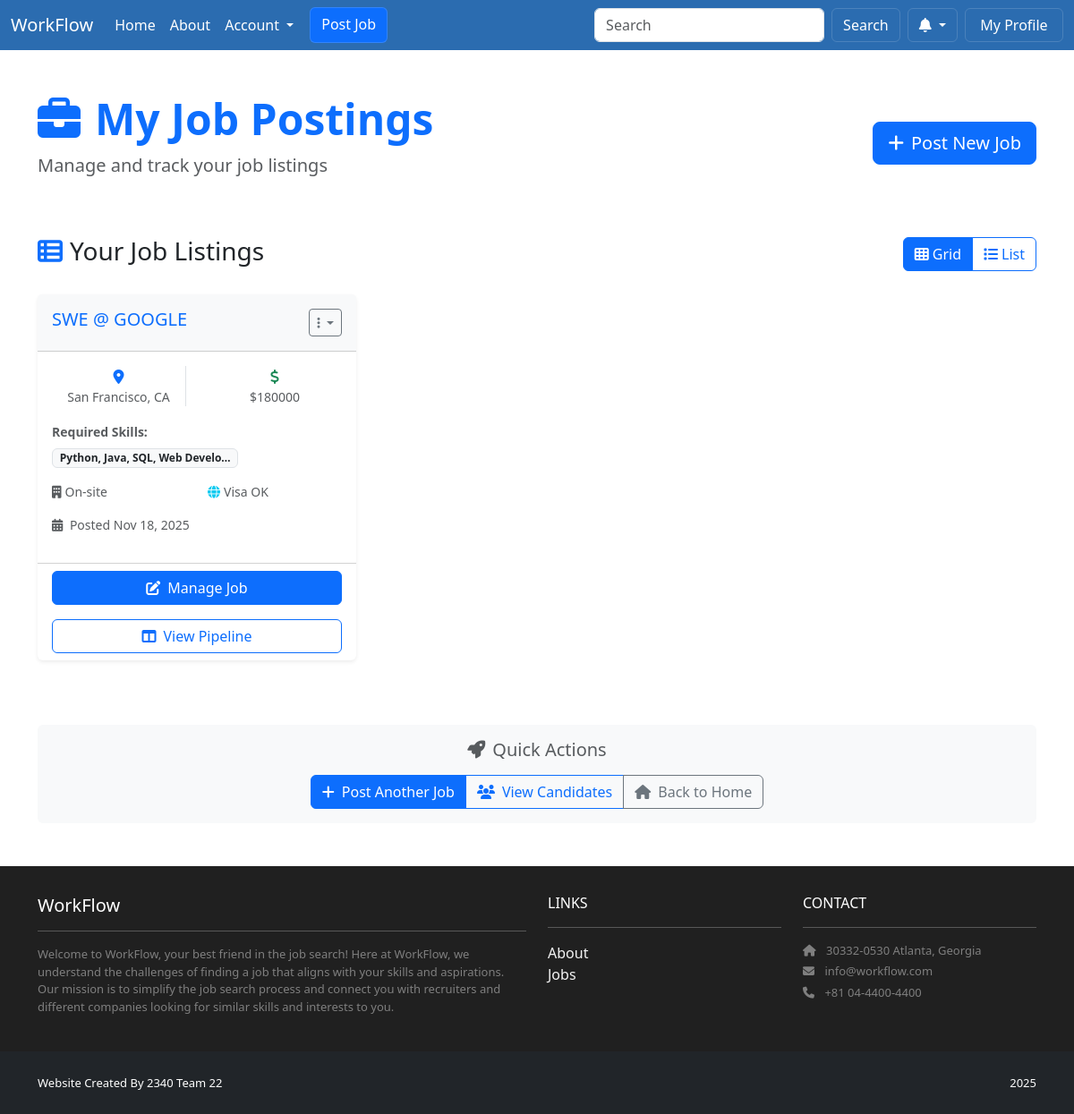
The page /jobs/my-jobs/ (signed in) on the database its author committed.
### jobs/models.py (models this page shows, shortened)
class Job(models.Model):
    title = models.CharField(max_length=200)
    skills = models.TextField()
    location = models.CharField(max_length=300)
    salary = models.IntegerField()
    is_remote = models.BooleanField(default=False)
    visa_sponsorship = models.BooleanField(default=False)
    created_date = models.DateTimeField(default=timezone.now)
    recruiter = models.ForeignKey(
        settings.AUTH_USER_MODEL,
        on_delete=models.CASCADE,
        related_name='jobs'
    )

### jobs/views.py (the view)
# urls.py: path('my-jobs/', views.recruiter_jobs, name='recruiter_jobs'),
@login_required
def recruiter_jobs(request):
    jobs = Job.objects.filter(recruiter=request.user)
    total_jobs = jobs.count()
    remote_jobs = jobs.filter(is_remote=True).count()
    visa_jobs = jobs.filter(visa_sponsorship=True).count()
    context = {
        'jobs': jobs,
        'total_jobs': total_jobs,
        'remote_jobs': remote_jobs,
        'visa_jobs': visa_jobs,
    }
    return render(request, 'jobs/recruiter_jobs.html', context)

### accounts/models.py (called while the page is built)
    @property
    def is_seeker(self):
        return self.role == self.Roles.SEEKER

    @property
    def is_recruiter(self):
        return self.role == self.Roles.RECRUITER

    @property
    def unread_notifications_count(self):
        try:
            return self.notifications.filter(is_read=False).count()
        except Exception:
            return 0

### jobs/templates/jobs/recruiter_jobs.html (shortened to what this page needs)
{% extends 'base.html' %}
{% load static %}
{% block content %}
<div class="container py-5">
  <div class="row mb-5">
    <div class="col-12">
      <div class="d-flex justify-content-between align-items-center">
        <div>
          <h1 class="display-5 fw-bold text-primary mb-2">
            <i class="fas fa-briefcase me-3"></i>My Job Postings
          </h1>
          <p class="lead text-muted">Manage and track your job listings</p>
        </div>
        <div>
          <a href="{% url 'post_job' %}" class="btn btn-primary btn-lg">
            <i class="fas fa-plus me-2"></i>Post New Job
          </a>
        </div>
      </div>
    </div>
  </div>
  {% if jobs %}
    <div class="row">
      <div class="col-12">
        <div class="d-flex justify-content-between align-items-center mb-4">
          <h3 class="text-dark">
            <i class="fas fa-th-list me-2 text-primary"></i>Your Job Listings
          </h3>
          <div class="btn-group" role="group">
            <button type="button" class="btn btn-outline-primary active" onclick="switchView('grid')">
              <i class="fas fa-th me-1"></i>Grid
            </button>
            <button type="button" class="btn btn-outline-primary" onclick="switchView('list')">
              <i class="fas fa-list me-1"></i>List
            </button>
          </div>
        </div>
      </div>
    </div>
    <div id="grid-view" class="row">
      {% for job in jobs %}
        <div class="col-lg-4 col-md-6 mb-4">
          <div class="card h-100 shadow-sm border-0 job-card">
            <div class="card-header bg-light py-3">
              <div class="d-flex justify-content-between align-items-start">
                <h5 class="card-title mb-0 text-primary">{{ job.title }}</h5>
                <div class="dropdown">
                  <button class="btn btn-sm btn-outline-secondary dropdown-toggle" type="button" data-bs-toggle="dropdown">
                    <i class="fas fa-ellipsis-v"></i>
                  </button>
                </div>
              </div>
            </div>
            <div class="card-body">
              <div class="mb-3">
                <div class="row text-center mb-3">
                  <div class="col-6">
                    <div class="border-end">
                      <i class="fas fa-map-marker-alt text-primary"></i>
                      <small class="d-block text-muted">{{ job.location }}</small>
                    </div>
                  </div>
                  <div class="col-6">
                    <i class="fas fa-dollar-sign text-success"></i>
                    <small class="d-block text-muted">${{ job.salary|floatformat:0 }}</small>
                  </div>
                </div>
              </div>
              <div class="mb-3">
                <small class="text-muted fw-semibold">Required Skills:</small>
                <div class="mt-1">
                  <span class="badge bg-light text-dark border">{{ job.skills|truncatechars:30 }}</span>
                </div>
              </div>
              <div class="mb-3">
                <div class="row">
                  <div class="col-6">
                    <small class="text-muted d-block">
                      {% if job.is_remote %}
                        <i class="fas fa-home text-success me-1"></i>Remote
                      {% else %}
                        <i class="fas fa-building text-muted me-1"></i>On-site
                      {% endif %}
                    </small>
                  </div>
                  <div class="col-6">
                    <small class="text-muted d-block">
                      {% if job.visa_sponsorship %}
                        <i class="fas fa-globe text-info me-1"></i>Visa OK
                      {% else %}
                        <i class="fas fa-user-times text-muted me-1"></i>No Visa
                      {% endif %}
                    </small>
                  </div>
                </div>
              </div>
              <div class="text-muted small mb-3">
                <i class="fas fa-calendar-alt me-1"></i>
                Posted {{ job.created_date|date:"M d, Y" }}
              </div>
            </div>
            <div class="card-footer bg-transparent">
              <div class="d-grid gap-2">
                <a href="{% url 'edit_job' job.id %}" class="btn btn-primary">
                  <i class="fas fa-edit me-2"></i>Manage Job
                </a>
                  <a href="{% url 'job_applicants_pipeline' job.id %}" class="btn btn-outline-primary mt-2">
                    <i class="fas fa-columns me-2"></i>View Pipeline
                  </a>
              </div>
            </div>
          </div>
        </div>
      {% endfor %}
    </div>
  {% endif %}
  {% if jobs %}
  <div class="row mt-5">
    <div class="col-12">
      <div class="card bg-light border-0">
        <div class="card-body text-center">
          <h5 class="text-muted mb-3">
            <i class="fas fa-rocket me-2"></i>Quick Actions
          </h5>
          <div class="btn-group" role="group">
            <a href="{% url 'post_job' %}" class="btn btn-primary">
              <i class="fas fa-plus me-2"></i>Post Another Job
            </a>
            <a href="{% url 'recommended.overview' %}" class="btn btn-outline-primary">
              <i class="fas fa-users me-2"></i>View Candidates
            </a>
            <a href="{% url 'home.index' %}" class="btn btn-outline-secondary">
              <i class="fas fa-home me-2"></i>Back to Home
            </a>
          </div>
        </div>
      </div>
    </div>
  </div>
  {% endif %}
</div>
{% endblock %}

### jobproject/static/style.css (style rules this page uses)
.text-primary { color: #1e3a8a !important; }

### jobproject/templates/base.html (style rules this page uses)
html, body { height: 100%; }
body { display: flex; flex-direction: column; min-height: 100vh; }

### jobs/templates/jobs/recruiter_jobs.html (style rules this page uses)
.job-card { transition: transform 0.2s ease-in-out; }

### rows shown on the page
Job: title "SWE @ GOOGLE", location "San Francisco, CA", salary "180000", skills "Python, Java, SQL, Web Develo…", is_remote False (drawn), visa_sponsorship True (drawn), created_date "Nov 18, 2025"
